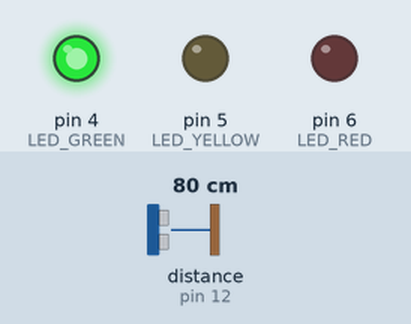
Recording of a sketch running on a simulated Arduino Mega 2560, built with avr-gcc and run on an emulated ATmega2560. On the bench: output pins drawn as LEDs (lit = HIGH). The inputs (shaded band) are chosen by the test bench; at power-on: distance to the obstacle (sensor on pin 12) 80 cm. The echo pulse lasts 58.3 µs per cm; pins used as bus, display or sensor lines are not drawn; what the sketch prints to the serial monitor is not drawn.

Above: at 19.4 s.
19.5 s: distance to the obstacle (sensor on pin 12) set to 148 cm
At 30.0 s:
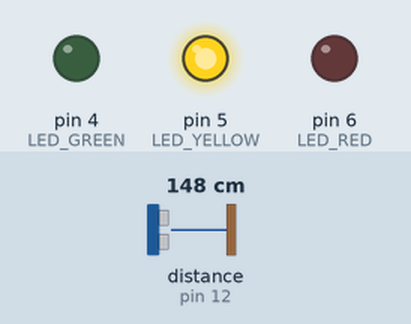
30.3 s: distance to the obstacle (sensor on pin 12) set to 155 cm
At 31.6 s:
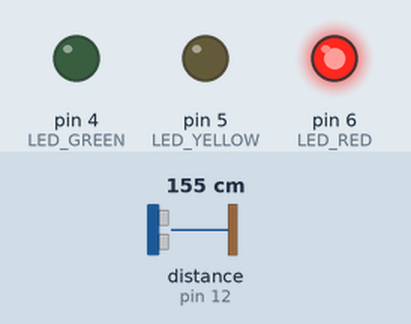
Timing chart, 0 to 44.5 s (numbered marks = the images above; inputs shaded):
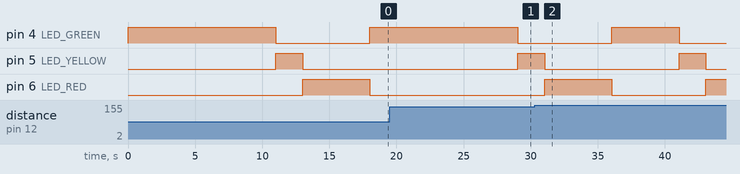

The sketch:

sketch_may26b.ino
```cpp
/*
 * ╔══════════════════════════════════════════════════════════════╗
 * ║      超音波偵測行人紅綠燈                                    ║
 * ║      平台：Arduino Mega 2560（ATmega2560）                   ║
 * ╠══════════════════════════════════════════════════════════════╣
 * ║  功能說明：                                                   ║
 * ║    模擬行人號誌控制。綠燈倒數結束時，若超音波偵測到             ║
 * ║    仍有行人在感應範圍內，自動延長綠燈時間。                    ║
 * ║    最多延長 MAX_EXTEND 次，防止綠燈無限延伸。                 ║
 * ╠══════════════════════════════════════════════════════════════╣
 * ║  【五大單元對應】                                             ║
 * ║  輸入單元：HC-SR04 ECHO（D11）偵測行人距離                     ║
 * ║  輸出單元：綠燈(D4)、黃燈(D5)、紅燈(D6)、TRIG(D10)             ║
 * ║  記憶單元：SRAM 儲存 extendCount、greenStart 等變數           ║
 * ║  ALU     ：millis() 時間比較、距離換算、次數計數                ║
 * ║  控制單元：while/if 判斷跳轉，millis() 非阻塞流程控制           ║
 * ╠══════════════════════════════════════════════════════════════╣
 * ║  接線：                                                       ║
 * ║    HC-SR04 VCC→5V, GND→GND, TRIG→D10(SCL), ECHO→D11(SDA)     ║
 * ║    綠燈 LED → D4（串 220Ω）                                   ║
 * ║    黃燈 LED → D5（串 220Ω）                                   ║
 * ║    紅燈 LED → D6（串 220Ω）                                   ║
 * ╚══════════════════════════════════════════════════════════════╝
 */

// ── 腳位定義 ──────────────────────────────────────────────────────
const int TRIG_PIN   = 13;
const int ECHO_PIN   = 12;
const int LED_GREEN  = 4;   // 輸出單元：綠燈
const int LED_YELLOW = 5;   // 輸出單元：黃燈
const int LED_RED    = 6;   // 輸出單元：紅燈

// ── 時間與距離參數（儲存於 Flash ROM 常數區）────────────────────
const unsigned long GREEN_TIME  = 5000;  // 綠燈持續時間（毫秒）
const unsigned long YELLOW_TIME = 2000;  // 黃燈持續時間（毫秒）
const unsigned long RED_TIME    = 5000;  // 紅燈持續時間（毫秒）
const unsigned long EXTEND_TIME = 3000;  // 每次延長時間（毫秒）
const int MAX_EXTEND  = 2;    // 最多延長次數（防止無限延長）
const int DETECT_DIST = 150;  // 行人感應距離門檻（公分）


// ── 距離量測（與前一範例相同原理）────────────────────────────────
// 輸出 TRIG 脈衝 → 計時 ECHO 高電位 → ALU 換算距離
long getDistance() {
  digitalWrite(TRIG_PIN, LOW);
  delayMicroseconds(2);
  digitalWrite(TRIG_PIN, HIGH);
  delayMicroseconds(10);
  digitalWrite(TRIG_PIN, LOW);
  long duration = pulseIn(ECHO_PIN, HIGH);
  return duration * 0.034 / 2;
}

/*
 * personDetected()
 * 呼叫 getDistance() 判斷是否有行人在感應範圍內
 * 回傳：true = 有人, false = 無人
 */
bool personDetected() {
  long dist = getDistance();
  return (dist > 0 && dist < DETECT_DIST);
}

/*
 * setLight(g, y, r)
 * 同時控制三色燈號輸出（PORTx 暫存器操作）
 * 參數：true=亮, false=滅
 */
void setLight(bool g, bool y, bool r) {
  digitalWrite(LED_GREEN,  g ? HIGH : LOW);
  digitalWrite(LED_YELLOW, y ? HIGH : LOW);
  digitalWrite(LED_RED,    r ? HIGH : LOW);
}

void setup() {
  pinMode(TRIG_PIN,   OUTPUT);
  pinMode(ECHO_PIN,   INPUT_PULLUP);
  pinMode(LED_GREEN,  OUTPUT);
  pinMode(LED_YELLOW, OUTPUT);
  pinMode(LED_RED,    OUTPUT);
  Serial.begin(9600);
  Serial.println("行人號誌系統啟動");
}

void loop() {
  // ── 綠燈階段 ────────────────────────────────────────────────────
  setLight(true, false, false);
  Serial.println("[綠燈] 行人通行");

  // millis() 非阻塞等待：
  // millis() 回傳 CPU 上電後經過的毫秒數（Timer0 計數暫存器累計）
  // 比 delay() 優：等待期間仍可執行其他邏輯
  unsigned long greenStart = millis();
  while (millis() - greenStart < GREEN_TIME) {
    // 等待綠燈時間結束（控制單元反覆跳回此判斷）
    delay(50);
  }

  // ── 綠燈結束：行人延長偵測 ──────────────────────────────────────
  // 若還有行人（ALU 判斷 dist < DETECT_DIST）且未超過延長次數上限
  int extendCount = 0;  // SRAM：延長計數器
  while (extendCount < MAX_EXTEND && personDetected()) {
    Serial.print("[延長] 偵測到行人，綠燈延長 ");
    Serial.print(EXTEND_TIME / 1000);
    Serial.println(" 秒");
    delay(EXTEND_TIME);  // 延長綠燈
    extendCount++;        // ALU：計數器遞增
  }
  if (extendCount > 0) {
    Serial.print("[延長結束] 共延長 ");
    Serial.print(extendCount);
    Serial.println(" 次");
  }

  // ── 黃燈階段 ────────────────────────────────────────────────────
  setLight(false, true, false);
  Serial.println("[黃燈] 準備停止通行");
  delay(YELLOW_TIME);

  // ── 紅燈階段 ────────────────────────────────────────────────────
  setLight(false, false, true);
  Serial.println("[紅燈] 禁止通行");
  delay(RED_TIME);
}
```

Measured:
- the behaviour switches between 151 and 152 cm on distance to the obstacle (sensor on pin 12) (found by bisection; images 1 and 2)
